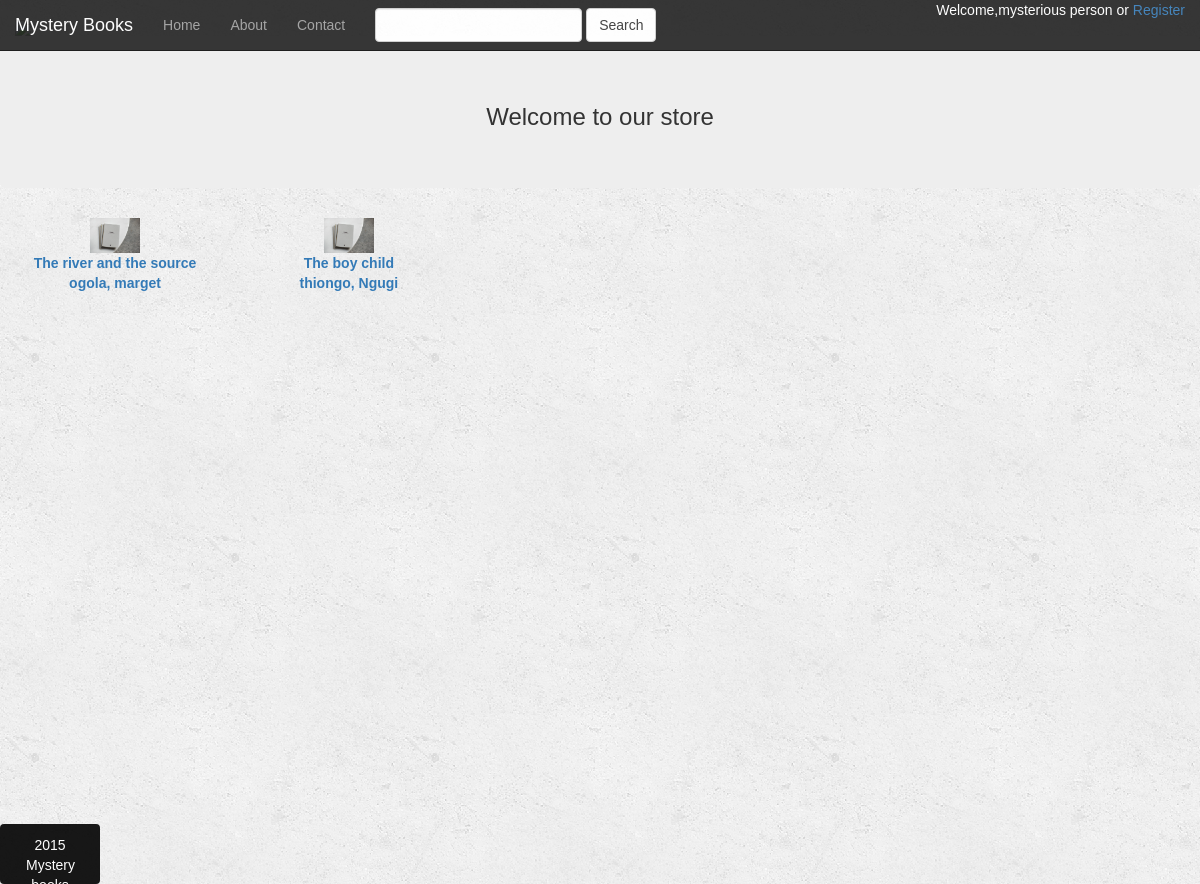
/store/, run on the app's committed database.
### store/models.py (models this page shows, shortened)
class Book(models.Model):
    user = models.ForeignKey(User, default=1)
    title = models.CharField(max_length=200)
    author = models.ForeignKey(Author)
    description = models.TextField()
    publish_date = models.DateField(default=timezone.now)
    price = models.DecimalField(decimal_places=2, max_digits=8)
    stock = models.IntegerField(default=0)

class Author(models.Model):
    first_name = models.CharField(max_length=100)
    last_name = models.CharField(max_length=100)
    def __str__(self):
        return "%s, %s" % (self.last_name, self.first_name)

### store/views.py (the view)
# urls.py: url(r'^store/', include('store.urls' , namespace='store')),
def store(request):
    books = Book.objects.all()
    context = {'books': books,}
    assert isinstance(request, object)
    return render(request,'base.html',context)

### store/templates/base.html (shortened to what this page needs)
<!DOCTYPE html>
<html>
<head>
    {% load staticfiles %}
    <link rel="stylesheet" href="https://maxcdn.bootstrapcdn.com/bootstrap/3.3.6/css/bootstrap.min.css">
    <link rel="stylesheet" type="text/css" base href="{% static '/base/css/style.css' %}"/>
</head>
<body  background="{% static 'base/img/background.png' %}" style="display: inline;">
    <nav class ="navbar navbar-inverse navbar-fixed-top">
        <div class ="container-fluid">
            <div class ="navbar-header">
            	<a href="{% url 'store:store' %}" class ="navbar-brand">Mystery Books</a>
            </div>
            <div id ="navbar" class="collapse navbar-collapse">
                <ul class ="nav navbar-nav">
                	<li class="hvr-curl-top-right"><a href="#">Home</a></li>
                	<li class="hvr-curl-top-right"><a href="#">About</a></li>
                	<li class="hvr-curl-top-right"><a href="#">Contact</a></li>
                    <form class="navbar-form navbar-left" role="search" method="get" action="#">
                    <div class="form-group">
                    <input type="text" class="form-control" name="q" value="{{ request.GET.q }}">
                    </div>
                    <button type="submit" class="btn btn-default">Search</button>
                    </form>
                </ul>
                <div class ="nav-form pull-right ">
                    {% if request.user.is_authenticated %}
                    <h4 style="background: grey">
    	            Welcome,{% if request.user.first_name %}
    	            {{request.user.first_name }}
    	            {% else %}
    	            {{ request.user.username }}
    	            {% endif %}! <a href="{% url 'store:logout_user' %}">Log Out</a>
                    </h4>
                    {% else %}
                        Welcome,mysterious person or <a href="{% url 'store:register'%}">Register</a>
                    {% endif %}
                </div>
           </div>
        </div>
    </nav>
    <div class="container-fluid">
        <div class="parallax">
            <div class="row">
                <div class="col-md-8 col-md-offset-2 col-sm-12 maincontent"></div>
                <div class="jumbotron" style="text-align: center;"><h3>Welcome to our store</h3></div>
                {% for book in books %}
                <div class ="storefront_book_display" style="display: inline-block; margin-left: 30px;">
                    <div class=" row text-center col-md-12">
                        <a href="{% url 'store:detail' book.id %}">
                           <img src="{% static 'base/img/baron-fig-189128-unsplash.jpg' %}"  class="img-responsive" style="float: center; margin-left: 10px; margin-right: 10px; width: 50px; height: 35px; display: inline; text-align: center;">
                        <span class="storefront_book_title" style="font-size: 14px;display: block;font-weight: bold;display: block;font-weight: bold;"> {{book.title}}</span>
                        <span class="storefront_book_author" style="display: block;font-weight: bold;display: block;font-weight: bold;">{{book.author}}</span>
                        </a>
                    </div>
                </div>
                {% endfor %}
            </div>
        </div>
    </div>
    <div class ="row text-center navbar footer">
        <div class ="col-md-12">
            <p>2015 Mystery books</p>
        </div>
    </div>
</body>
</html>

### store/static/base/css/style.css (style rules this page uses)
.footer { margin: 0; padding: 10px; position: absolute; bottom: 0; width: 100px; height: 60px; background-color: #000; z-index: 1; }
.storefront_book_display { width: 200px; display: inline-block; text-align: center; }
.storefront_book_title { font-size: 14px; display: block; font-weight: bold; }
body { font-family: sans-serif; margin: 100px; padding: 0px; font-color:#fff; background-image: url('static/base/img/background.png'); }
a { color: #05464; }
.navbar, .navbar-inner { filter: alpha(opacity=90); -moz-capacity:0.9; -khtml-capacity:0.9; opacity: 0.9; color: #fff; }
.navbar-header .navbar-brand { color: #fff; }
.hvr-curl-top-right { display: inline-block; vertical-align: middle; position: relative; }

### data on the page
Book: title "The river and the source", author "ogola, marget"
Book: title "The boy child", author "thiongo, Ngugi"
